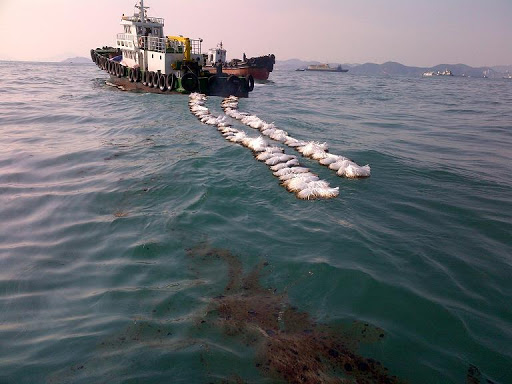
#> input picture src/image/unnamed.jpg, 512 x 384 px
$ python GLCM.py   (older library calls are emulated)
#> lines starting #> are read from the running program, lines starting #| are printed output that depends on the picture; after the words box and inside, x2 and y2 are one past the last pixel; in counts of white or black regions, pixels touching at a corner belong together
import numpy as np
import matplotlib.pyplot as plt
import cv2


from skimage.feature import greycomatrix, greycoprops

oil_locations = [(230, 290), (257, 303), (273, 336), (311, 336)]
ocean_locations = [(344, 234), (397, 118), (43, 305), (427, 302)]

rgb_img = cv2.imread("./image/unnamed.jpg")
#> rgb_img is the input picture: shape (384, 512, 3); mean B, G, R 113.1, 108.4, 105
gray_img = cv2.cvtColor(rgb_img, cv2.COLOR_BGR2GRAY)
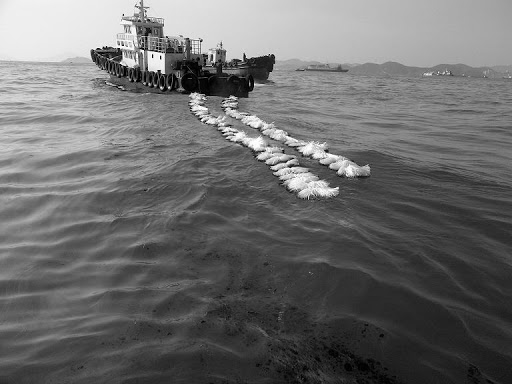
#> gray_img: shape (384, 512); min 0, max 255, mean 107.9
rgb_img = cv2.cvtColor(rgb_img, cv2.COLOR_BGR2RGB)

ocean_crops = []
oil_crops = []
rgb_crops = []
crop_offset = 21

for loc in oil_locations:
    crop = gray_img[loc[1]:loc[1] + crop_offset, loc[0]:loc[0] + crop_offset]
    oil_crops.append(crop)
    cv2.rectangle(rgb_img, (loc[0], loc[1]), (loc[0] + crop_offset,loc[1] + crop_offset), color = (0, 0, 255), thickness = 3)
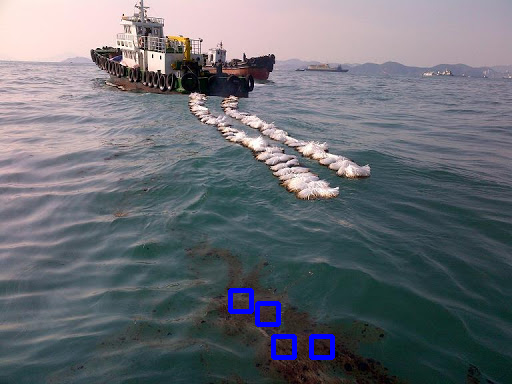
#> rgb_img: shape (384, 512, 3); mean R, G, B 104.5, 108, 114.9
#> after the loop, oil_crops = 4 items

for loc in ocean_locations:
    crop = gray_img[loc[1]:loc[1] + crop_offset, loc[0]:loc[0] + crop_offset]
    ocean_crops.append(crop)
    cv2.rectangle(rgb_img, (loc[0], loc[1]), (loc[0] + crop_offset,loc[1] + crop_offset), color = (255, 0, 0), thickness = 3)
#> this loop made 4 passes
#> pass 1, `crop = gray_img[loc[1]:loc[1] + crop_offset, loc[0]:loc[0] + crop_offs..`:
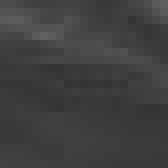
#> crop: shape (21, 21) (shown 8 times larger); min 51, max 97, mean 63.5
#> pass 2, `crop = gray_img[loc[1]:loc[1] + crop_offset, loc[0]:loc[0] + crop_offs..`:
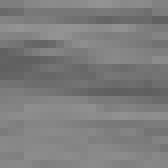
#> crop: shape (21, 21) (shown 8 times larger); min 95, max 148, mean 125.1
#> pass 3, `crop = gray_img[loc[1]:loc[1] + crop_offset, loc[0]:loc[0] + crop_offs..`:
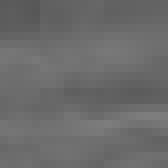
#> crop: shape (21, 21) (shown 8 times larger); min 87, max 125, mean 107
#> after the loop:
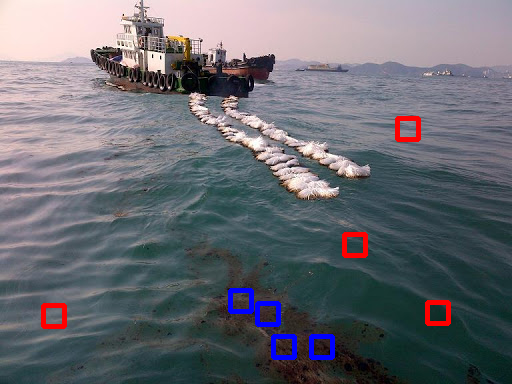
#> rgb_img: shape (384, 512, 3); 0.83% of pixels changed, all inside (x1, y1, x2, y2) = (41, 116, 451, 329)
#> after the loop, ocean_crops = 4 items

print(len(ocean_crops))
#| 4

xs = []
ys = []


for patch in (ocean_crops + oil_crops):

    glcm = greycomatrix(patch, distances=[5], angles=[0], levels=256,
                        symmetric=True, normed=True)
    xs.append(greycoprops(glcm, 'contrast')[0, 0])
    ys.append(greycoprops(glcm, 'correlation')[0, 0])
#> this loop made 8 passes
#> after the loop, xs = [67.11, 90.96, 29.75, 25.82, 97.41, 91.55, 185.3, 153.8]; ys = [0.456, 0.731, 0.719, 0.712, 0.501, 0.252, 0.36, 0.184]

fig = plt.figure(figsize=(8, 8))

# display original image with locations of patches
ax = fig.add_subplot(3, 2, 1)
ax.imshow(rgb_img)
ax.set_xlabel('Original Image')
ax.set_xticks([])
ax.set_yticks([])
ax.axis('image')

# for each patch, plot (dissimilarity, correlation)
ax = fig.add_subplot(3, 2, 2)
ax.plot(xs[:len(ocean_crops)], ys[:len(ocean_crops)], 'ro',
        label='Ocean')
ax.plot(xs[len(oil_crops):], ys[len(oil_crops):], 'bo',
        label='Oil')
ax.set_xlabel('GLCM contrast')
ax.set_ylabel('GLCM correlation')
ax.legend()

# display the image patches
for i, patch in enumerate(ocean_crops):
    ax = fig.add_subplot(3, len(ocean_crops), len(ocean_crops)*1 + i + 1)
    ax.imshow(patch, cmap=plt.cm.gray,
              vmin=0, vmax=255)
    ax.set_xlabel('Ocean %d' % (i + 1))

for i, patch in enumerate(oil_crops):
    ax = fig.add_subplot(3, len(oil_crops), len(oil_crops)*2 + i + 1)
    ax.imshow(patch, cmap=plt.cm.gray,
              vmin=0, vmax=255)
    ax.set_xlabel('Oil %d' % (i + 1))


fig.tight_layout()
plt.show()
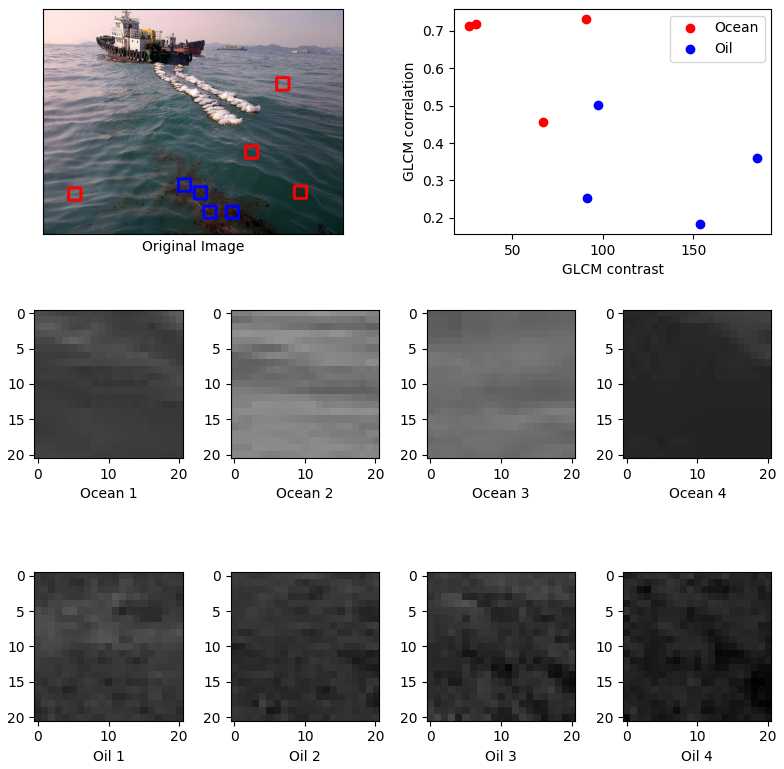
#> figure drawn by matplotlib, 10 panels

$ run again, with src/image/1507939_1397430_2226.jpg copied over src/image/unnamed.jpg
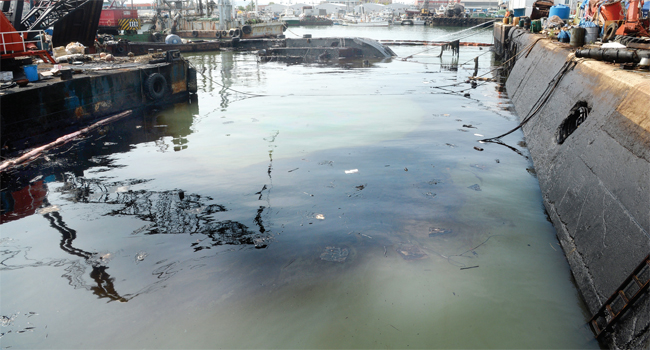
#> input picture src/image/1507939_1397430_2226.jpg, 650 x 350 px
#> rgb_img is the input picture: shape (350, 650, 3); mean B, G, R 134, 132.4, 125.6
#> after the loop `for loc in oil_locations:`:
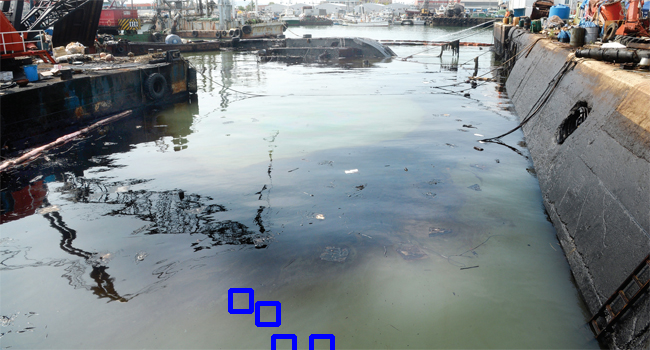
#> rgb_img: shape (350, 650, 3); mean R, G, B 125, 131.7, 134.7
#> after the loop `for loc in oil_locations:`: oil_crops = 4 items
#> after the loop `for loc in ocean_locations:`:
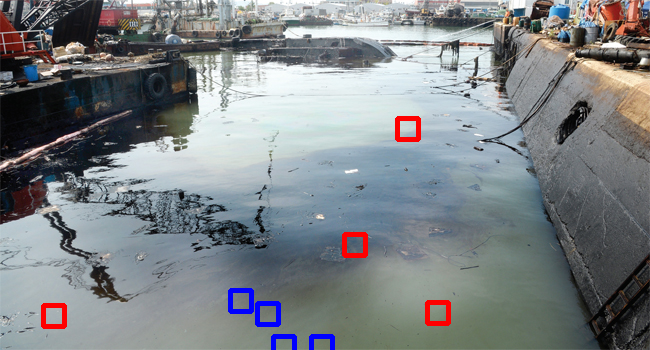
#> rgb_img: shape (350, 650, 3); 0.72% of pixels changed, all inside (x1, y1, x2, y2) = (41, 116, 451, 329)
#| 4
#> the loop `for patch in (ocean_crops + oil_crops): ` made 8 passes
#> after the loop `for patch in (ocean_crops + oil_crops):`: xs = [60.44, 21.34, 5.28, 10.21, 27.01, 7.2, 4.11, 7.16]; ys = [0.402, 0.955, 0.701, 0.893, 0.566, 0.9, 0.798, 0.717]
#> the loop `for i, patch in enumerate(ocean_crops):` made 4 passes
#> the loop `for i, patch in enumerate(oil_crops):` made 4 passes

$ run again, with src/image/201076528_1280.jpg copied over src/image/unnamed.jpg
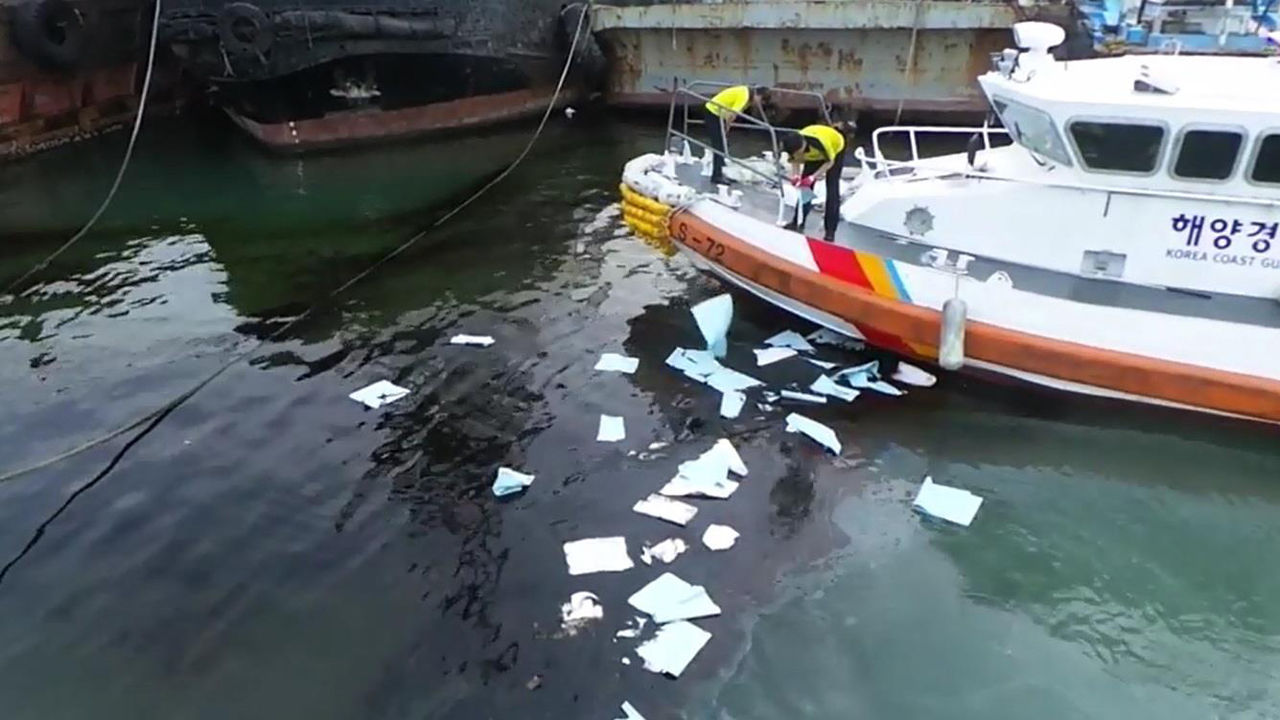
#> input picture src/image/201076528_1280.jpg, 1280 x 720 px
#> rgb_img is the input picture: shape (720, 1280, 3); mean B, G, R 106.2, 102.7, 95.1
#> after the loop `for loc in oil_locations:`:
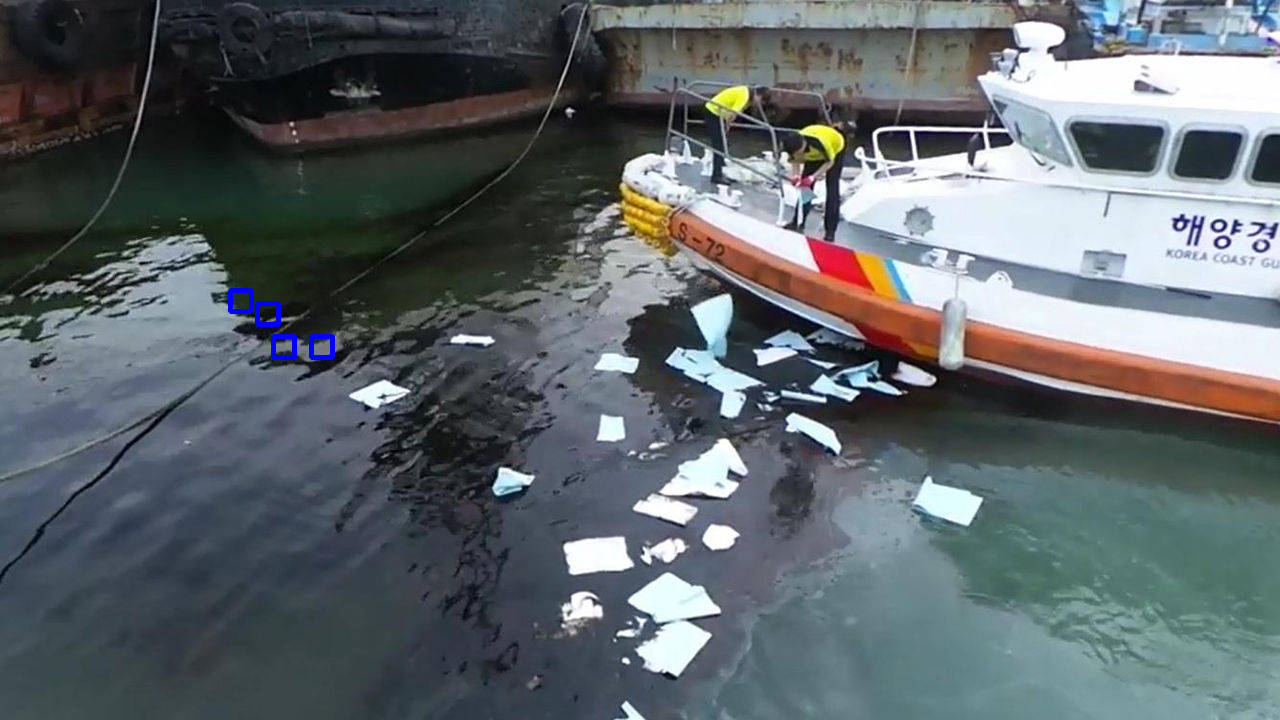
#> rgb_img: shape (720, 1280, 3); mean R, G, B 95, 102.6, 106.5
#> after the loop `for loc in oil_locations:`: oil_crops = 4 items
#> after the loop `for loc in ocean_locations:`:
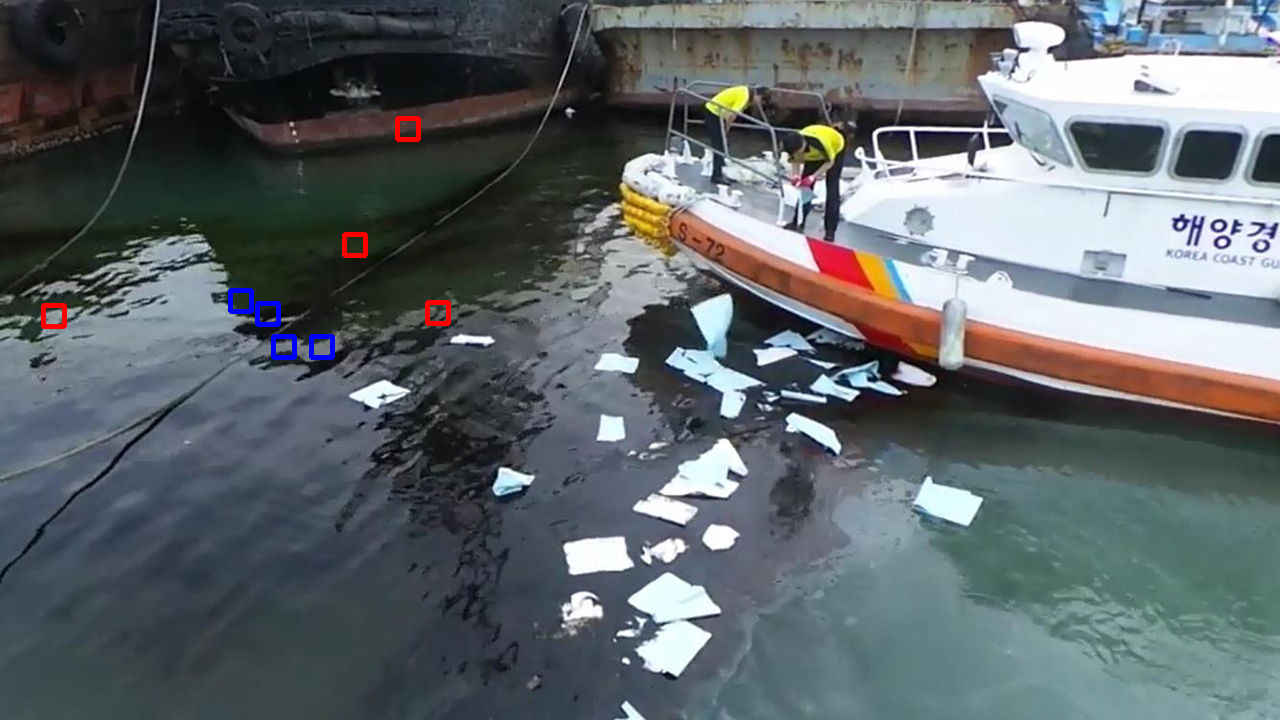
#> rgb_img: shape (720, 1280, 3); 0.18% of pixels changed, all inside (x1, y1, x2, y2) = (41, 116, 451, 329)
#| 4
#> the loop `for patch in (ocean_crops + oil_crops): ` made 8 passes
#> after the loop `for patch in (ocean_crops + oil_crops):`: xs = [4.55, 23.32, 1041.5, 1253.4, 354.1, 985.7, 342.8, 406]; ys = [0.836, 0.924, 0.762, -0.201, 0.431, 0.3, 0.909, 0.835]
#> the loop `for i, patch in enumerate(ocean_crops):` made 4 passes
#> the loop `for i, patch in enumerate(oil_crops):` made 4 passes
